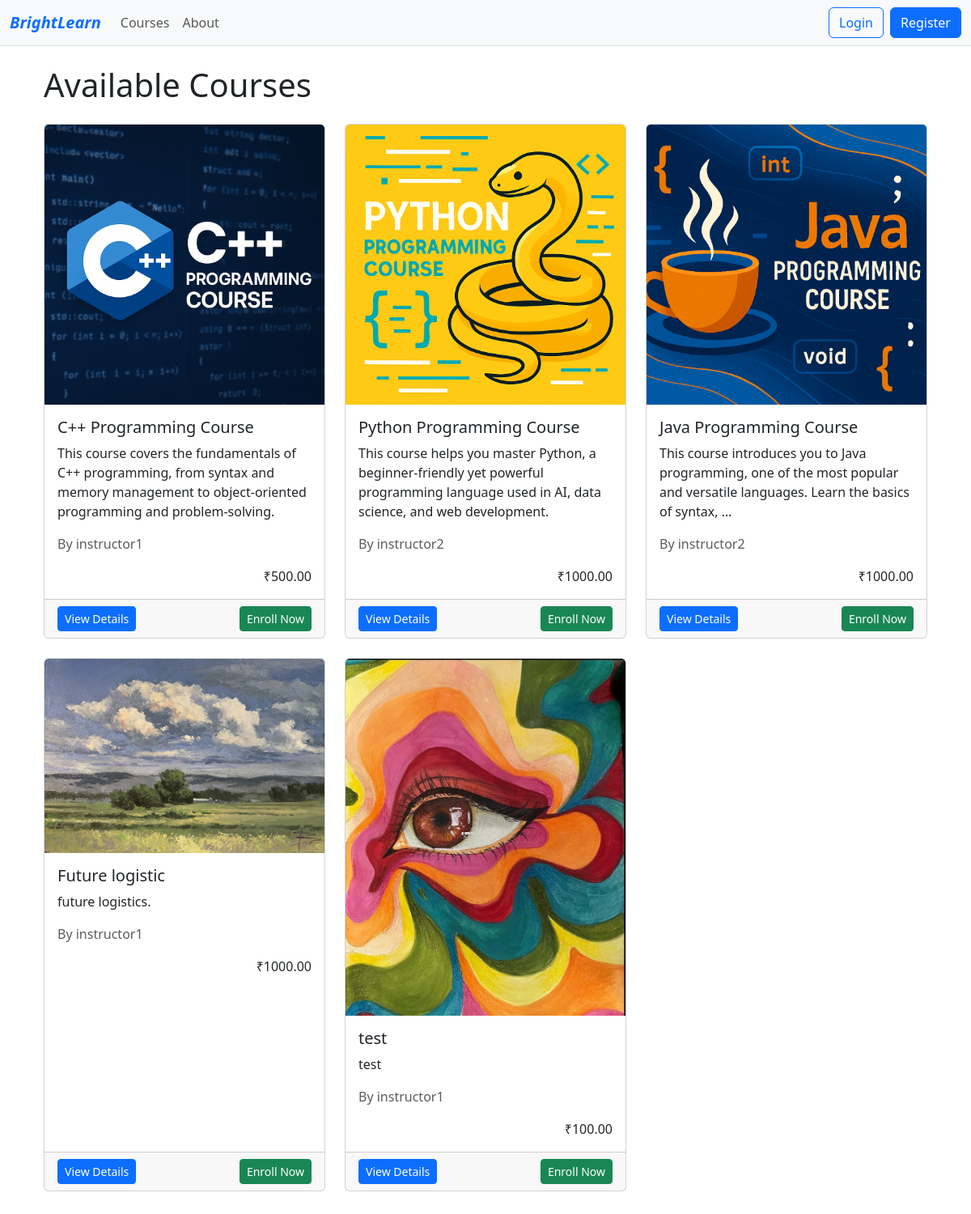
Page /courses/ on the committed database.
### courses/models.py (models this page shows, shortened)
class Course(models.Model):
    instructor = models.ForeignKey(User, on_delete=models.CASCADE)
    title = models.CharField(max_length=200)
    description = models.TextField()
    category = models.CharField(max_length=100)
    price = models.DecimalField(max_digits=10, decimal_places=2)
    start_date = models.DateField()
    end_date = models.DateField()
    created_at = models.DateTimeField(auto_now_add=True)
    image = models.ImageField(upload_to='course_images/', blank=True, null=True)

### accounts/models.py (models this page shows, shortened)
class User(AbstractUser):
    name = models.CharField(max_length=70, default='name')
    contact = models.CharField(max_length=13)
    user_type = models.CharField(
        max_length=1,
        choices=(
            ('I', "Instructor"),
            ('S', "Student"),
        ),
    )

### courses/views.py (the view)
# urls.py: path('', views.course_list, name='course_list'),
def course_list(request):
    courses = Course.objects.filter(end_date__gte=timezone.now().date())
    enrollment = Enrollment.objects.filter(status='enrolled')
    context = {'courses': courses, 'enrollment': enrollment}
    return render(request, 'courses/course_list.html', context)

### courses/templates/courses/course_list.html (shortened to what this page needs)
{% extends 'base.html' %}
{% block main %}
<div class="container mt-4">
  <h1 class="mb-4">Available Courses</h1>
  <div class="row">
    {% for course in courses %}
    <div class="col-md-4 mb-4">
      <div class="card h-100">
        {% if course.image %}
        <img src="{{ course.image.url }}" class="card-img-top" alt="{{ course.title }}">
        {% else %}
        <div class="card-img-top bg-secondary text-white p-5 text-center">No Image</div>
        {% endif %}
        <div class="card-body">
          <h5 class="card-title">{{ course.title }}</h5>
          <p class="card-text">{{ course.description|truncatewords:20 }}</p>
          <p class="text-muted">By {{ course.instructor.username }}</p>
          <span class="float-end">₹{{ course.price }}</span>
        </div>
        <div class="card-footer">
          <a href="{% url 'course_detail' course.id %}" class="btn btn-sm btn-primary">View Details</a>
          {% if user.is_authenticated %}
          {% if request.user.type == 'S' %}
          {% if request.user == course.enrollment %}
          <a href="{% url 'module_content' course.id %}" class="btn btn-sm btn-success float-end">View Course
            Content</a>
          {% else %}
          <a href="{% url 'enroll_course' course.id %}" class="btn btn-sm btn-success float-end">Enroll Now</a>
          {% endif %}
          {% endif %}
          {% if request.user.type == 'I' %}
          <a href="{% url 'module_content' course.id %}" class="btn btn-sm btn-success float-end">Check Modules</a>
          {% else %}
          <a href="{% url 'module_content' course.id %}" class="btn btn-sm btn-success float-end">View Course</a>
          {% endif %}
          {% else %}
          <a href="{% url 'login' %}" class="btn btn-sm btn-success float-end">Enroll Now</a>
          {% endif %}
        </div>
      </div>
    </div>
    {% empty %}
    <div class="col-12">
      <p class="alert alert-info">No courses available.</p>
    </div>
    {% endfor %}
  </div>
</div>
{% endblock %}

### rows in the picture
Course: image (picture), title "C++ Programming Course", description "This course covers the fundamentals of C++ programming, from syntax and memory management to object-oriented programming and problem-solving.", instructor.username "instructor1", price "500.00"
Course: image (picture), title "Python Programming Course", description "This course helps you master Python, a beginner-friendly yet powerful programming language used in AI, data science, and web development.", instructor.username "instructor2", price "1000.00"
Course: image (picture), title "Java Programming Course", description "This course introduces you to Java programming, one of the most popular and versatile languages. Learn the basics of syntax, …", instructor.username "instructor2", price "1000.00"
Course: image (picture), title "Future logistic", description "future logistics.", instructor.username "instructor1", price "1000.00"
Course: image (picture), title "test", description "test", instructor.username "instructor1", price "100.00"
